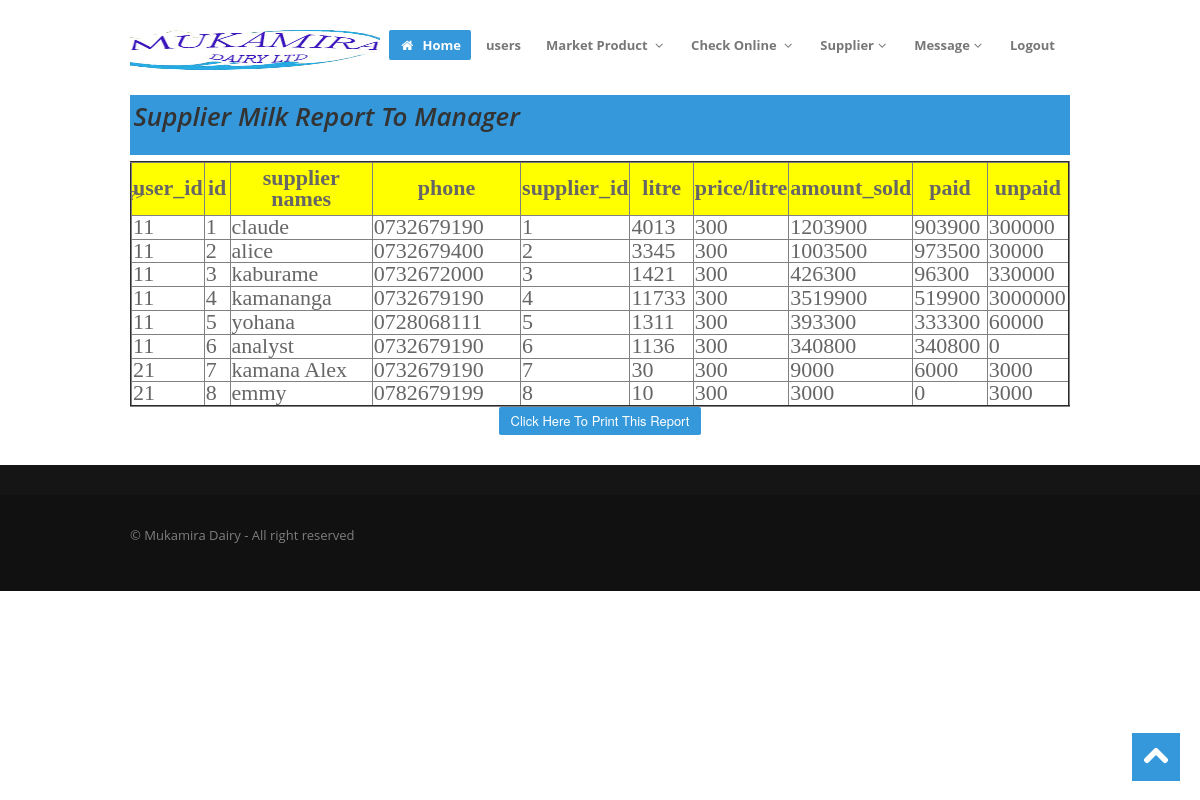
Screenshot of /admin/fomer_report.php (signed in) with the database file from the repository.
### tables this page shows
CREATE TABLE `input_milk` (
  `user_id` int(11) NOT NULL,
  `id` int(11) NOT NULL,
  `supplies_id` int(11) NOT NULL,
  `litre` float NOT NULL,
  `litre_amount` float NOT NULL,
  `amount_sold` float NOT NULL,
  `paid` float NOT NULL,
  `unpaid` float NOT NULL,
  `time` timestamp(6) NOT NULL DEFAULT '0000-00-00 00:00:00.000000' ON UPDATE CURRENT_TIMESTAMP(6)
);

CREATE TABLE `supplies` (
  `sid` int(11) NOT NULL,
  `names` varchar(40) NOT NULL,
  `phone` varchar(13) NOT NULL,
  `mail` varchar(40) NOT NULL,
  `address` varchar(60) NOT NULL,
  `status` varchar(8) NOT NULL
);

### admin/fomer_report.php (the view, shortened to what this page needs)
<?php
if (!isset($_SESSION['Cashier'])) {
  header('location:../index.php');
}
else
{
?>
<!DOCTYPE html>
<html lang="en">
<head>
  <link href="../assets/css/bootstrap.css" rel="stylesheet">
  <link href="../assets/css/bootstrap-responsive.css" rel="stylesheet">
  <link href="../assets/css/prettyPhoto.css" rel="stylesheet">
  <link href="../assets/js/google-code-prettify/prettify.css" rel="stylesheet">
  <link href="../assets/css/flexslider.css" rel="stylesheet">
  <link href="../assets/css/style.css" rel="stylesheet">
  <link href="../assets/color/default.css" rel="stylesheet">
</head>
<body>
  <div id="wrapper">
    <?php
    include("layouts/header.php");
    ?>
    <section id="maincontent">
      <div class="container">
        <div class="row">
          <div class="span12">
            <section id="subintro">
               <div class="container" style="height: 60px;">
                 <div class="row">
                    <div class="span8">
                      <ul class="breadcrumb" style="margin-top: -6px;">
                       <li>
                       <h2>Supplier Milk Report To Manager</h2></li>
                     </ul>
                    </div>
                  </div>
                </div>
              </section>
              <table style="border-radius:5px; font-size: 22px;margin-top: -45px; border-style: 2px;" border="2" width="940">
  <tr>
    <th bgcolor="#ffff" width="50px" height="50px"STYLE="font-family:Script MT;">user_id</th>
<th bgcolor="#ffff" width="30px" height="50px" STYLE="font-family:Script MT;">id</th>
  <th bgcolor="#ffff" width="200px" height="50px"STYLE="font-family:Script MT;">supplier names</th>
  <th bgcolor="#ffff" width="200px" height="50px"STYLE="font-family:Script MT;">phone</th>
  <th bgcolor="#ffff" width="100px" height="50px"STYLE="font-family:Script MT;">supplier_id</th>
<th bgcolor="#ffff" width="70px" height="50px" STYLE="font-family:Script MT;">litre</th>
  <th bgcolor="#ffff" width="50px" height="50px"STYLE="font-family:Script MT;">price/litre</th>
<th bgcolor="#ffff" width="100px" height="50px" STYLE="font-family:Script MT;">amount_sold</th>
<th bgcolor="#ffff" width="80px" height="50px" STYLE="font-family:Script MT;">paid</th>
<th bgcolor="#ffff" width="80px" height="50px" STYLE="font-family:Script MT;">unpaid</th>
</tr>
<?php
  include("../code/con2.php");
  $retrive=mysqli_query($con,"select input_milk.id,names,user_id,supplies_id,phone,litre,litre_amount,amount_sold,unpaid,paid from input_milk,supplies where input_milk.id=supplies.sid");
  while($row=mysqli_fetch_array($retrive))
  {
  ?>
   <tr>
    <td bgcolor="#FFFFFF" STYLE="font-family:Script MT;"><?php echo $row['user_id'];?></td>
      <td bgcolor="#FFFFFF" STYLE="font-family:Script MT;"><?php echo $row['id'];?></td>
<td bgcolor="#FFFFFF" STYLE="font-family:Script MT;"><?php echo $row['names'];?></td>
<td bgcolor="#FFFFFF" STYLE="font-family:Script MT;"><?php echo $row['phone'];?></td>
  <td bgcolor="#FFFFFF" STYLE="font-family:Script MT;"><?php echo $row['supplies_id'];?></td>
<td bgcolor="#FFFFFF" STYLE="font-family:Script MT;"><?php echo $row['litre'];?></td>
<td bgcolor="#FFFFFF" STYLE="font-family:Script MT;"><?php echo $row['litre_amount'];?></td>
<td bgcolor="#FFFFFF" STYLE="font-family:Script MT;"><?php echo $row['amount_sold'];?></td>
<td bgcolor="#FFFFFF" STYLE="font-family:Script MT;"><?php echo $row['paid'];?></td>
<td bgcolor="#FFFFFF" STYLE="font-family:Script MT;"><?php echo $row['unpaid'];?></td>
</tr>
<?php
  }
  ?>
</table>
                  <div class="text-center">
                    <a href=""onClick="window.print()"><button class="btn btn-theme" type="submit" value="">Click Here To Print This Report</button></a>
                  </div>
          </div>
        </div>
      </div>
    </section>
    <?php
      include("layouts/footer.php");
    ?>
  </div>
  <a href="#" class="scrollup"><i class="icon-chevron-up icon-square icon-48 active"></i></a>
</body>
</html>
<?php }?>

### assets/css/style.css (style rules this page uses)
.row { margin-bottom:30px; }
#maincontent { z-index:1000; margin-top:0px; }
section#subintro { width: 100%; color: #fff; height:auto; margin: 0 auto; padding: 0; margin-bottom:30px; }
.scrollup { position:fixed; width:48px; height:48px; bottom:20px; right:20px; }
a.scrollup { outline:0; }
[class^="icon-"], [class*=" icon-"] { float:none; }
.icon-square, .icon-rounded, .icon-plain, .icon-circled { margin: 10px 10px 10px 0; display: inline-block !important; text-align: center !important; color: #fff; width: 18px; height: 18px; padding:3px; font-size: 12px; line-height: 18px; text-shadow:none; cursor: pointer; }
.icon-square { background-color: #444; }
[class^="icon-"], [class*=" icon-"] { margin-top: 1px; margin-right: .3em; }
.icon-48 { width: 32px; height: 32px; padding:8px; font-size: 28px; line-height: 30px; }
#subintro .breadcrumb { margin:30px 0 0; background:none; }
#subintro ul.breadcrumb li { margin-bottom:0; padding-bottom:0; color:#fff; font-style:italic; }
.breadcrumb > li { display: inline-block; *display: inline; line-height:1.6em; *zoom: 1; }

### assets/color/default.css (style rules this page uses)
a { color: #3498db; }
.btn-theme { background: #3498db; }
[class^="icon-"].active, [class*=" icon-"].active { background-color: #3498db; }
section#subintro { background: #3498db; }

### assets/css/overwrite.css (style rules this page uses)
body { margin: 0; font-family:'Open Sans', Arial, sans-serif; font-size: 13px; line-height: 1.6em; color: #666; background-color: #ffffff; }
a { color: #0088cc; text-decoration: none; }
h1, h2, h3, h4, h5, h6 { color:#333; font-family: 'Open Sans', sans-serif; font-weight:600; line-height:1.5em; margin-top:0; margin-bottom:15px; }
h2 { font-size: 26px; }
.btn { display: inline-block; *display: inline; *zoom: 1; padding: 4px 12px; margin-bottom: 0; font-size: 13px; line-height: 20px; text-align: center; vertical-align: middle; cursor: pointer; color: #333333; text-shadow: none; background-color: #e6e6e6; background-image:none; border:none; *border: 0; *margin-left: .3em; -webkit-box-shadow: none; -moz-box-shadow: none; box-shadow: none; -webkit-border-radius: 2px; -moz-border-radius: 2px; border-radius: 2px; }
.btn:first-child { *margin-left: 0; }
.btn-theme { color: #ffffff; text-shadow:none; border:none; }
button.btn, input[type="submit"].btn { *padding-top: 3px; *padding-bottom: 3px; }
.breadcrumb { padding: 8px 0; background-color: #fff; -webkit-border-radius: 0; -moz-border-radius: 0; border-radius: 0; }
.breadcrumb > li { text-shadow: none; }

### rows the page displays
input_milk: user "11", id "1", supplies.names "claude", supplies.phone "0732679190", supplies "1", litre "4013", litre_amount "300", amount_sold "1203900", paid "903900", unpaid "300000"
input_milk: user "11", id "2", supplies.names "alice", supplies.phone "0732679400", supplies "2", litre "3345", litre_amount "300", amount_sold "1003500", paid "973500", unpaid "30000"
input_milk: user "11", id "3", supplies.names "kaburame", supplies.phone "0732672000", supplies "3", litre "1421", litre_amount "300", amount_sold "426300", paid "96300", unpaid "330000"
input_milk: user "11", id "4", supplies.names "kamananga", supplies.phone "0732679190", supplies "4", litre "11733", litre_amount "300", amount_sold "3519900", paid "519900", unpaid "3000000"
input_milk: user "11", id "5", supplies.names "yohana", supplies.phone "0728068111", supplies "5", litre "1311", litre_amount "300", amount_sold "393300", paid "333300", unpaid "60000"
input_milk: user "11", id "6", supplies.names "analyst", supplies.phone "0732679190", supplies "6", litre "1136", litre_amount "300", amount_sold "340800", paid "340800", unpaid "0"
input_milk: user "21", id "7", supplies.names "kamana Alex", supplies.phone "0732679190", supplies "7", litre "30", litre_amount "300", amount_sold "9000", paid "6000", unpaid "3000"
input_milk: user "21", id "8", supplies.names "emmy", supplies.phone "0782679199", supplies "8", litre "10", litre_amount "300", amount_sold "3000", paid "0", unpaid "3000"
